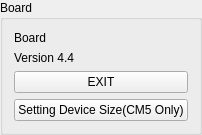
       <widget class="QGroupBox" name="groupBox_setting">
        <property name="sizePolicy">
         <sizepolicy hsizetype="Preferred" vsizetype="Preferred">
          <horstretch>0</horstretch>
          <verstretch>0</verstretch>
         </sizepolicy>
        </property>
        <property name="title">
         <string>Board</string>
        </property>
        <layout class="QVBoxLayout" name="verticalLayout_3">
         <item>
          <widget class="QLabel" name="labelBoard">
           <property name="text">
            <string>Board</string>
           </property>
          </widget>
         </item>
         <item>
          <widget class="QLabel" name="labelVersion">
           <property name="sizePolicy">
            <sizepolicy hsizetype="Minimum" vsizetype="Preferred">
             <horstretch>0</horstretch>
             <verstretch>0</verstretch>
            </sizepolicy>
           </property>
           <property name="text">
            <string>Version 4.4</string>
           </property>
          </widget>
         </item>
         <item>
          <widget class="QPushButton" name="pushButton_exit">
           <property name="sizePolicy">
            <sizepolicy hsizetype="Minimum" vsizetype="Preferred">
             <horstretch>0</horstretch>
             <verstretch>0</verstretch>
            </sizepolicy>
           </property>
           <property name="text">
            <string>EXIT</string>
           </property>
          </widget>
         </item>
         <item>
          <widget class="QPushButton" name="pushButton_setting_device_size">
           <property name="text">
            <string>Setting Device Size(CM5 Only)</string>
           </property>
          </widget>
         </item>
        </layout>
       </widget>
